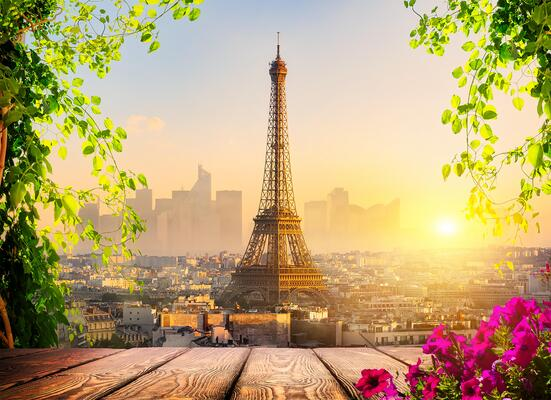
#> input picture cw4/example.jpg, 551 x 400 px
$ python zad5.py
#> lines starting #> are read from the running program, lines starting #| are printed output that depends on the picture
import cv2
import numpy as np

image = cv2.imread("example.jpg")
#> image is the input picture: shape (400, 551, 3); mean B, G, R 116.6, 164, 187.8
cv2.imshow("original", image)
cv2.waitKey(0)

tx = int(input("horizontal shift: "))
#> the answer given: 3
print("\n")
ty = int(input("vertical shift: "))
#> the answer given: 3
M5 = np.float32([[1, 0, tx], [0, 1, ty]])
shifted5 = cv2.warpAffine(image, M5, (image.shape[1], image.shape[0]))
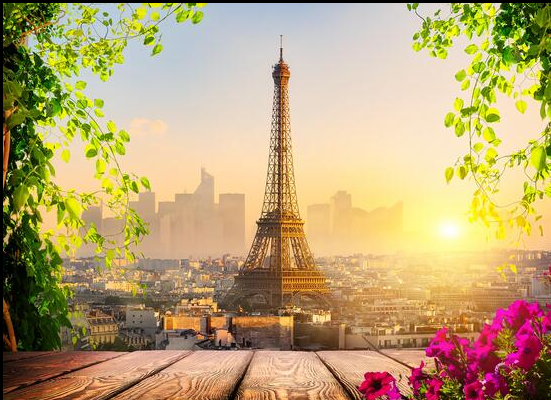
#> shifted5: shape (400, 551, 3); mean B, G, R 115.9, 162.8, 185.9
cv2.imshow(f"dynamic shift {tx}px, {ty}px", shifted5)
cv2.waitKey(0)

cv2.destroyAllWindows()
